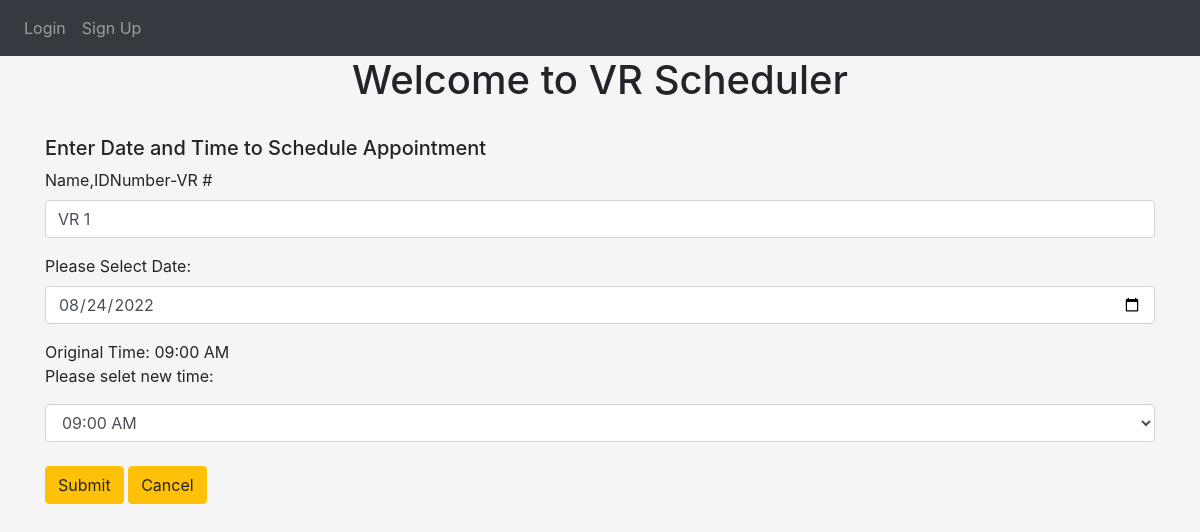
Page /updateSched/1 on the committed database.
### Website/models.py (models this page shows)
class Schedule(db.Model):
    id = db.Column(db.Integer, primary_key=True)
    name = db.Column(db.String(150))
    startTime = db.Column(db.String(150))
    hours = db.Column(db.String(150))

### Website/views.py (the view)
@views.route('/updateSched/<int:id>', methods=['POST', 'GET'])
def updateSched(id):#run a query to get the specific record to update
    taskToUpdate = Schedule.query.get_or_404(id)
    hourlist = Hours.query.all()
    if request.method == 'POST': #get new updated values and commit to db
        taskToUpdate.startTime = request.form['startdatetime']
        taskToUpdate.name = request.form['userName']
        taskToUpdate.hours = request.form['comp_select']
        hourExists = db.session.query(db.exists().where(Schedule.hours == request.form['comp_select'])).scalar()
        dateExists = db.session.query(db.exists().where(Schedule.startTime == request.form['startdatetime'])).scalar()
        try:
            db.session.flush()
            db.session.commit()
            sList = Schedule.query.all()
            return render_template("schedule_list.html",tasks=sList,lists=hourlist, user=current_user)
        except:
            flash("error")
    else:
        return render_template("updateSched.html",tasks=taskToUpdate, user=current_user)

### Website/templates/updateSched.html (shortened to what this page needs)
{% extends "base.html" %}
{% block content %}
  <link rel="stylesheet" href="{{ url_for('static', filename='css/pages.css') }}">
<h1 align="center">Welcome to VR Scheduler</h1>
<br/>
<h5>Enter Date and Time to Schedule Appointment</h5>
<form action="/updateSched/{{tasks.id}}" METHOD="POST">
  <div class="form-group">
    <label for="startdatetime">Name,IDNumber-VR #</label>
    <input
      type="text"
      class="form-control"
      id="user name"
      name="userName"
      value="{{tasks.name}}"
    />
  </div>
  <div class="form-group">
    <label for="startdatetime">Please Select Date:</label>
    <input
      type="date"
      class="form-control"
      id="startdatetime"
      name="startdatetime"
      value="{{tasks.startTime}}"
    />
  </div>
  <div class="form-group">
  <span class="input-group-addon">Original Time: {{tasks.hours}}</span>
  <p>Please selet new time:</p>
  <select name="comp_select" class="selectpicker form-control">
    <option>09:00 AM</option>
  </select>
  <br/>
  <button type="submit" class="btn btn-warning">Submit </button>
  <a class="btn btn-warning" href="{{url_for('views.schedule_list')}}">Cancel</a>
</div>
</form>
{% endblock %}

### Website/static/css/pages.css (style rules this page uses)
body { background-color: whitesmoke; }

### rows in the picture
Schedule: userName "VR 1", startdatetime "08/24/2022", hours "09:00 AM"
